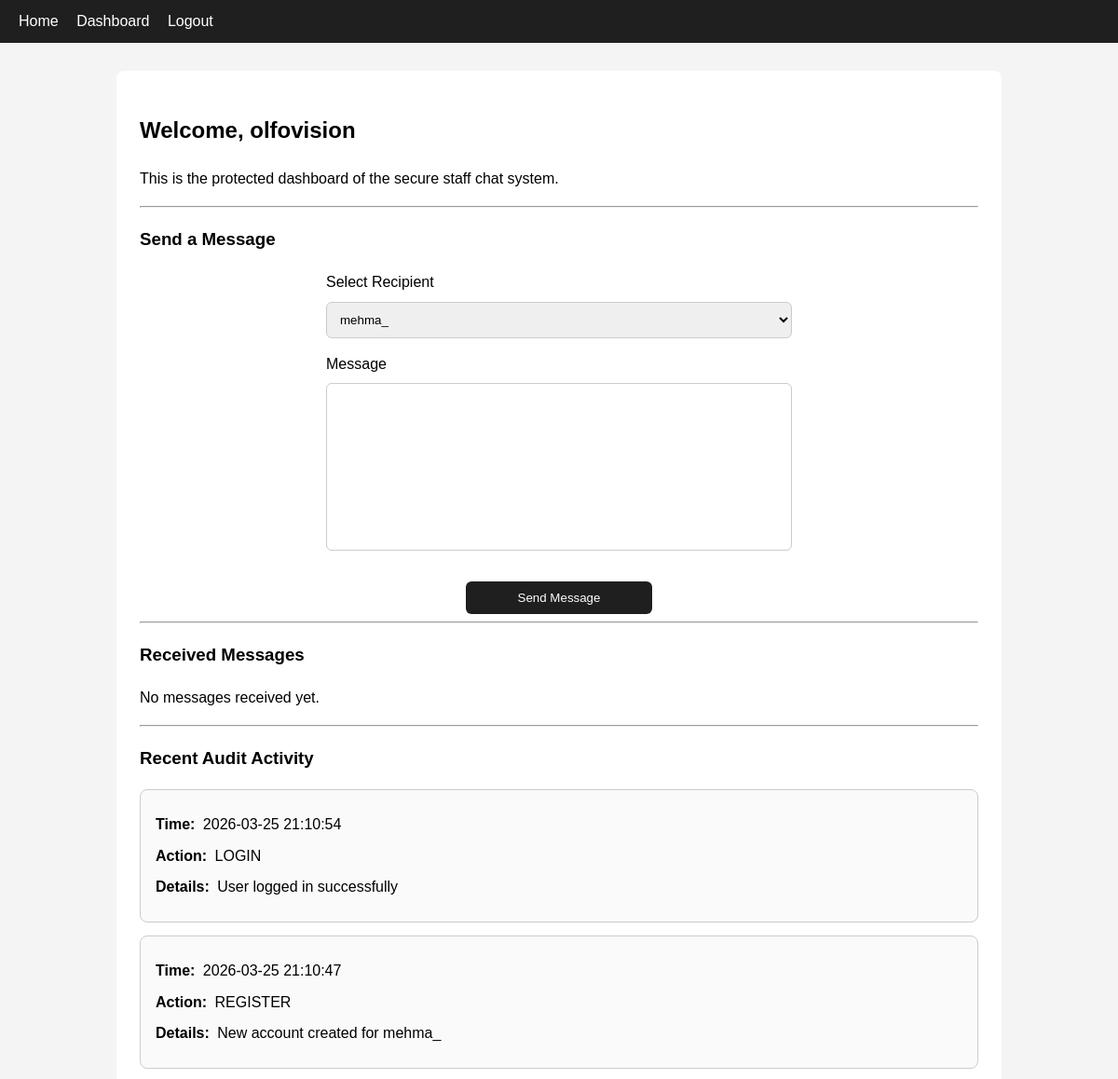
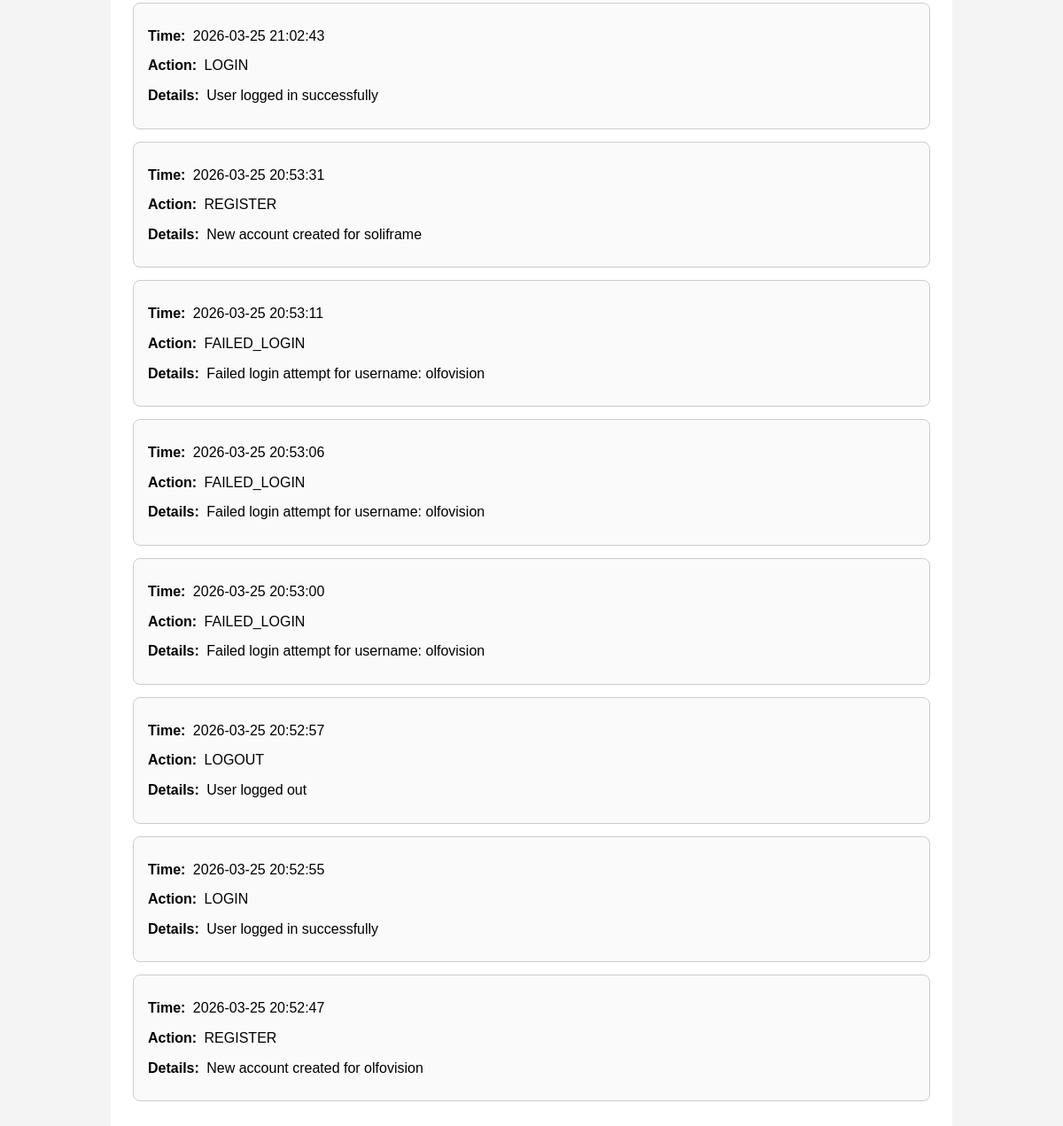
The app's page /dashboard (signed in) with its own data (2 pictures, top to bottom).
### tables this page shows
CREATE TABLE audit_logs (
            id INTEGER PRIMARY KEY AUTOINCREMENT,
            user_id INTEGER,
            action TEXT NOT NULL,
            details TEXT,
            created_at TEXT NOT NULL,
            FOREIGN KEY (user_id) REFERENCES users (id)
        );

### app.py (the view, shortened to what this page needs)
@app.route("/dashboard", methods=["GET", "POST"])
@login_required
def dashboard():
    conn = get_db_connection()
    users = conn.execute(
        """
        SELECT id, username
        FROM users
        WHERE id != ?
        ORDER BY username
    """,
        (session["user_id"],),
    ).fetchall()
    received_messages_raw = conn.execute(
        """
        SELECT messages.created_at, messages.message_text, users.username AS sender_name
        FROM messages
        JOIN users ON messages.sender_id = users.id
        WHERE messages.receiver_id = ?
        ORDER BY messages.created_at DESC
        """,
        (session["user_id"],),
    ).fetchall()
    received_messages = []
    logs = conn.execute(
        """
        SELECT created_at, action, details
        FROM audit_logs
        ORDER BY created_at DESC
        LIMIT 10
    """
    ).fetchall()
    conn.close()
    return render_template(
        "dashboard.html", users=users, messages=received_messages, logs=logs
    )

### app.py (called while the page is built)
def get_db_connection():
    conn = sqlite3.connect(DATABASE)
    conn.row_factory = sqlite3.Row
    return conn

def login_required(route_function):
    @wraps(route_function)
    def wrapped_function(*args, **kwargs):
        if "user_id" not in session:
            flash("Please log in first.")
            return redirect(url_for("login"))
        return route_function(*args, **kwargs)
    return wrapped_function

@app.before_request
def make_session_permanent():
    if "user_id" in session:
        session.permanent = True

### templates/dashboard.html
{% extends "base.html" %}
{% block content %}
    <h2>Welcome, {{ session["username"] }}</h2>
    <p>This is the protected dashboard of the secure staff chat system.</p>
    <hr>
    <h3>Send a Message</h3>
    <form method="POST" class="form-container">
        <label>Select Recipient</label>
        <select name="receiver_id" required>
            {% for user in users %}
                <option value="{{ user['id'] }}">{{ user['username'] }}</option>
            {% endfor %}
        </select>
        <label>Message</label>
        <textarea name="message_text" rows="4" required></textarea>
        <button type="submit">Send Message</button>
    </form>
    <hr>
    <h3>Received Messages</h3>
    {% if messages %}
        {% for msg in messages %}
            <div class="log-box">
                <p><strong>From:</strong> {{ msg['sender_name'] }}</p>
                <p><strong>Time:</strong> {{ msg['created_at'] }}</p>
                <p><strong>Message:</strong> {{ msg['message_text'] }}</p>
            </div>
        {% endfor %}
    {% else %}
        <p>No messages received yet.</p>
    {% endif %}
    <hr>
    <h3>Recent Audit Activity</h3>
    {% if logs %}
        {% for log in logs %}
            <div class="log-box">
                <p><strong>Time:</strong> {{ log['created_at'] }}</p>
                <p><strong>Action:</strong> {{ log['action'] }}</p>
                <p><strong>Details:</strong> {{ log['details'] }}</p>
            </div>
        {% endfor %}
    {% else %}
        <p>No audit logs yet.</p>
    {% endif %}
{% endblock %}

### templates/base.html (style rules this page uses)
body { font-family: Arial, sans-serif; background: #f4f4f4; margin: 0; }
.form-container { max-width: 500px; margin: auto; }
input, select, textarea { width: 100%; padding: 10px; margin-top: 8px; margin-bottom: 15px; border-radius: 6px; border: 1px solid #ccc; box-sizing: border-box; }
button { width: 200px; padding: 10px; margin-top: 10px; border-radius: 6px; border: none; background-color: #1f1f1f; color: white; cursor: pointer; display: block; margin-left: auto; margin-right: auto; }
button { cursor: pointer; }
.log-box { border: 1px solid #ccc; padding: 16px; margin-bottom: 14px; border-radius: 8px; background-color: #fafafa; overflow-wrap: break-word; word-wrap: break-word; word-break: break-word; white-space: normal; line-height: 1.6; }
.log-box p { margin: 8px 0; }
textarea { resize: none; width: 100%; min-height: 180px; box-sizing: border-box; }
.log-box strong { display: inline-block; margin-right: 4px; }

### records on screen
audit_logs: created_at "2026-03-25 21:10:54", action "LOGIN", details "User logged in successfully"
audit_logs: created_at "2026-03-25 21:10:47", action "REGISTER", details "New account created for mehma_"
audit_logs: created_at "2026-03-25 21:02:43", action "LOGIN", details "User logged in successfully"
audit_logs: created_at "2026-03-25 20:53:31", action "REGISTER", details "New account created for soliframe"
audit_logs: created_at "2026-03-25 20:53:11", action "FAILED_LOGIN", details "Failed login attempt for username: olfovision"
audit_logs: created_at "2026-03-25 20:53:06", action "FAILED_LOGIN", details "Failed login attempt for username: olfovision"
audit_logs: created_at "2026-03-25 20:53:00", action "FAILED_LOGIN", details "Failed login attempt for username: olfovision"
audit_logs: created_at "2026-03-25 20:52:57", action "LOGOUT", details "User logged out"
audit_logs: created_at "2026-03-25 20:52:55", action "LOGIN", details "User logged in successfully"
audit_logs: created_at "2026-03-25 20:52:47", action "REGISTER", details "New account created for olfovision"

### other values on screen
{{ session["username"] }} "olfovision"
form field receiver_id "mehma_"
